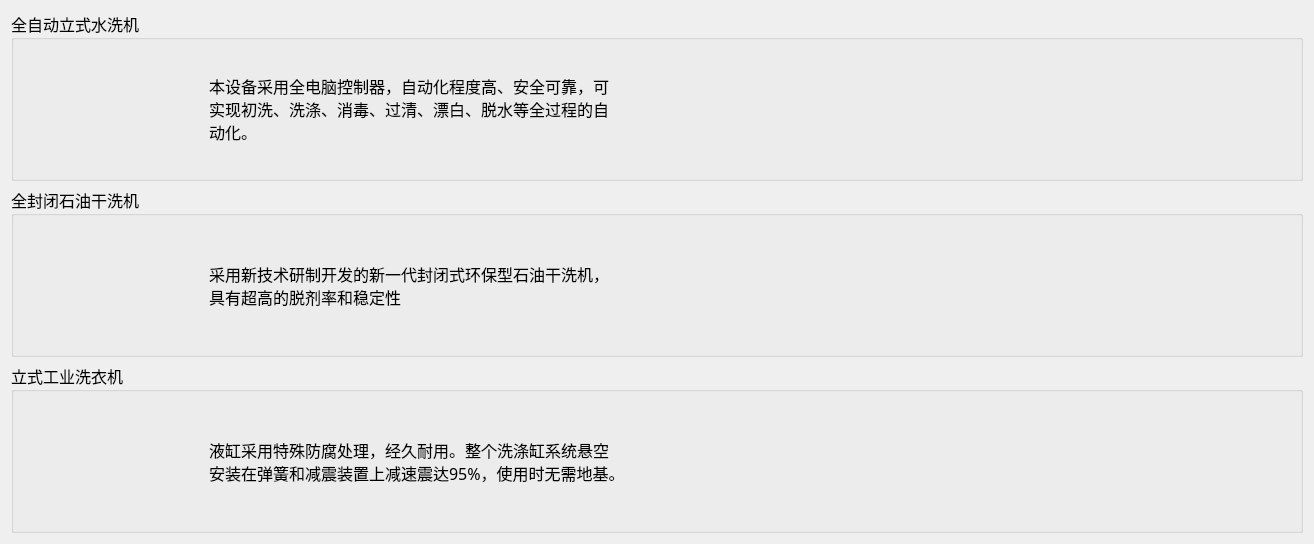
<?xml version="1.0" encoding="UTF-8"?>
<ui version="4.0">
 <class>RommInfo</class>
 <widget class="QWidget" name="RommInfo">
  <property name="geometry">
   <rect>
    <x>0</x>
    <y>0</y>
    <width>1314</width>
    <height>536</height>
   </rect>
  </property>
  <property name="windowTitle">
   <string>Form</string>
  </property>
  <layout class="QVBoxLayout" name="verticalLayout_4">
   <item>
    <layout class="QVBoxLayout" name="verticalLayout_3">
     <item>
      <widget class="QGroupBox" name="groupBox_3">
       <property name="font">
        <font>
         <family>楷体</family>
         <pointsize>12</pointsize>
        </font>
       </property>
       <property name="title">
        <string>全自动立式水洗机</string>
       </property>
       <layout class="QVBoxLayout" name="verticalLayout">
        <item>
         <layout class="QHBoxLayout" name="horizontalLayout">
          <item>
           <widget class="QLabel" name="label_4">
            <property name="sizePolicy">
             <sizepolicy hsizetype="Expanding" vsizetype="Preferred">
              <horstretch>0</horstretch>
              <verstretch>0</verstretch>
             </sizepolicy>
            </property>
            <property name="minimumSize">
             <size>
              <width>180</width>
              <height>120</height>
             </size>
            </property>
            <property name="maximumSize">
             <size>
              <width>180</width>
              <height>120</height>
             </size>
            </property>
            <property name="styleSheet">
             <string notr="true"/>
            </property>
            <property name="text">
             <string/>
            </property>
            <property name="pixmap">
             <pixmap resource="image.qrc">:/image/room/xyj01.jpg</pixmap>
            </property>
           </widget>
          </item>
          <item>
           <widget class="QLabel" name="label">
            <property name="font">
             <font>
              <family>楷体</family>
              <pointsize>12</pointsize>
              <weight>50</weight>
              <bold>false</bold>
             </font>
            </property>
            <property name="text">
             <string>本设备采用全电脑控制器，自动化程度高、安全可靠，可
实现初洗、洗涤、消毒、过清、漂白、脱水等全过程的自
动化。</string>
            </property>
            <property name="textFormat">
             <enum>Qt::AutoText</enum>
            </property>
           </widget>
          </item>
          <item>
           <spacer name="horizontalSpacer">
            <property name="orientation">
             <enum>Qt::Horizontal</enum>
            </property>
            <property name="sizeHint" stdset="0">
             <size>
              <width>40</width>
              <height>20</height>
             </size>
            </property>
           </spacer>
          </item>
         </layout>
        </item>
       </layout>
      </widget>
     </item>
     <item>
      <widget class="QGroupBox" name="groupBox">
       <property name="font">
        <font>
         <family>楷体</family>
         <pointsize>12</pointsize>
        </font>
       </property>
       <property name="title">
        <string>全封闭石油干洗机</string>
       </property>
       <layout class="QHBoxLayout" name="horizontalLayout_3">
        <item>
         <layout class="QHBoxLayout" name="horizontalLayout_2">
          <item>
           <widget class="QLabel" name="label_5">
            <property name="sizePolicy">
             <sizepolicy hsizetype="Expanding" vsizetype="Preferred">
              <horstretch>0</horstretch>
              <verstretch>0</verstretch>
             </sizepolicy>
            </property>
            <property name="minimumSize">
             <size>
              <width>180</width>
              <height>120</height>
             </size>
            </property>
            <property name="maximumSize">
             <size>
              <width>180</width>
              <height>120</height>
             </size>
            </property>
            <property name="styleSheet">
             <string notr="true">border-image: url(:/image/room/double room.jpg);</string>
            </property>
            <property name="text">
             <string/>
            </property>
            <property name="pixmap">
             <pixmap resource="image.qrc">:/image/room/xyj02.jpg</pixmap>
            </property>
           </widget>
          </item>
          <item>
           <widget class="QLabel" name="label_2">
            <property name="font">
             <font>
              <family>楷体</family>
              <pointsize>12</pointsize>
              <weight>50</weight>
              <bold>false</bold>
             </font>
            </property>
            <property name="text">
             <string>采用新技术研制开发的新一代封闭式环保型石油干洗机，
具有超高的脱剂率和稳定性</string>
            </property>
           </widget>
          </item>
          <item>
           <spacer name="horizontalSpacer_2">
            <property name="orientation">
             <enum>Qt::Horizontal</enum>
            </property>
            <property name="sizeHint" stdset="0">
             <size>
              <width>40</width>
              <height>20</height>
             </size>
            </property>
           </spacer>
          </item>
         </layout>
        </item>
       </layout>
      </widget>
     </item>
     <item>
      <widget class="QGroupBox" name="groupBox_2">
       <property name="font">
        <font>
         <family>楷体</family>
         <pointsize>12</pointsize>
        </font>
       </property>
       <property name="title">
        <string>立式工业洗衣机</string>
       </property>
       <layout class="QVBoxLayout" name="verticalLayout_2">
        <item>
         <layout class="QHBoxLayout" name="horizontalLayout_4">
          <item>
           <widget class="QLabel" name="label_6">
            <property name="sizePolicy">
             <sizepolicy hsizetype="Expanding" vsizetype="Preferred">
              <horstretch>0</horstretch>
              <verstretch>0</verstretch>
             </sizepolicy>
            </property>
            <property name="minimumSize">
             <size>
              <width>180</width>
              <height>120</height>
             </size>
            </property>
            <property name="maximumSize">
             <size>
              <width>180</width>
              <height>120</height>
             </size>
            </property>
            <property name="styleSheet">
             <string notr="true">background-image: url(:/image/room/xyj03.jpg);</string>
            </property>
            <property name="text">
             <string/>
            </property>
            <property name="pixmap">
             <pixmap resource="image.qrc">:/image/room/xyj03.jpg</pixmap>
            </property>
           </widget>
          </item>
          <item>
           <widget class="QLabel" name="label_3">
            <property name="font">
             <font>
              <family>楷体</family>
              <pointsize>12</pointsize>
              <weight>50</weight>
              <bold>false</bold>
             </font>
            </property>
            <property name="text">
             <string>液缸采用特殊防腐处理，经久耐用。整个洗涤缸系统悬空
安装在弹簧和减震装置上减速震达95%，使用时无需地基。</string>
            </property>
           </widget>
          </item>
          <item>
           <spacer name="horizontalSpacer_3">
            <property name="orientation">
             <enum>Qt::Horizontal</enum>
            </property>
            <property name="sizeHint" stdset="0">
             <size>
              <width>78</width>
              <height>48</height>
             </size>
            </property>
           </spacer>
          </item>
         </layout>
        </item>
       </layout>
      </widget>
     </item>
    </layout>
   </item>
  </layout>
 </widget>
 <resources>
  <include location="image.qrc"/>
 </resources>
 <connections/>
</ui>
